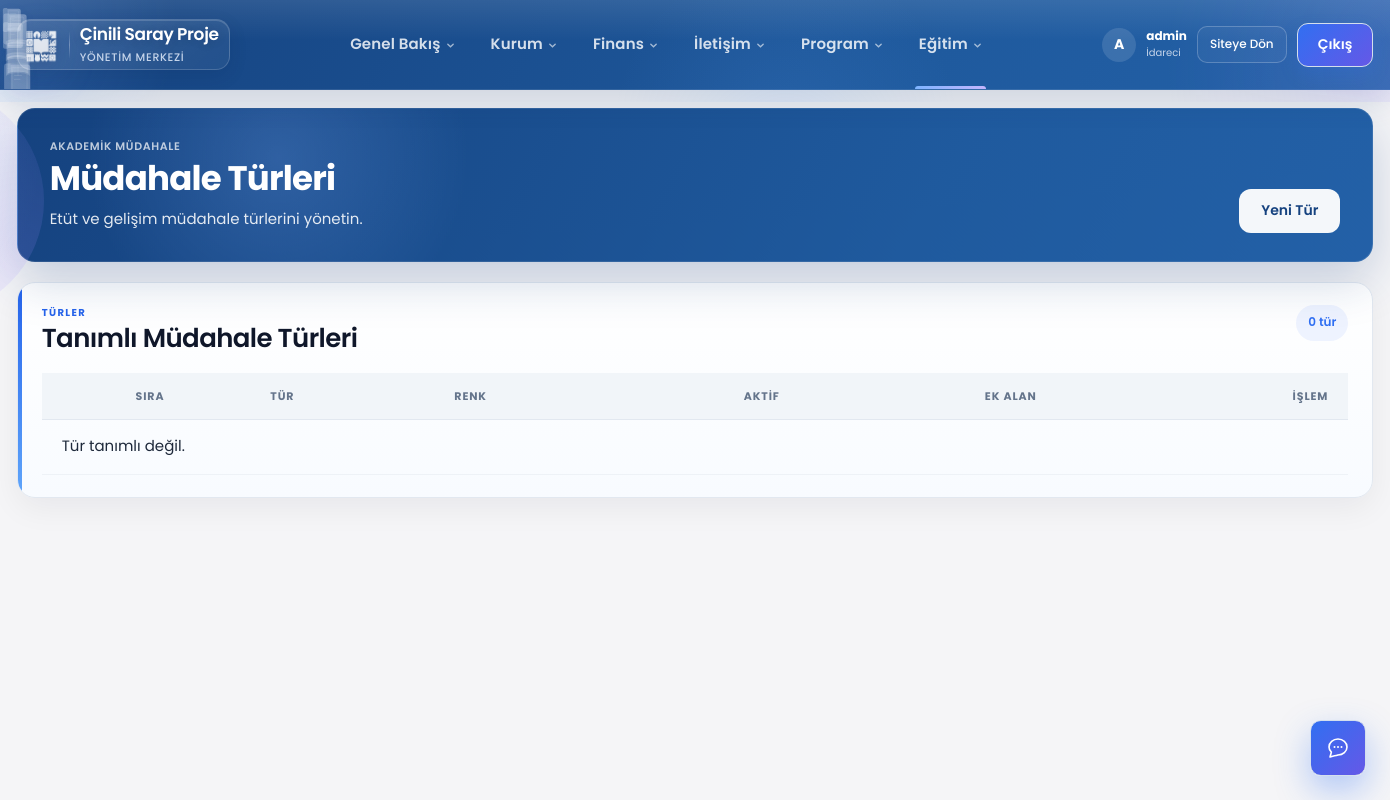
The app's page /yonetim/mudahale-turleri/ (signed in), older data.
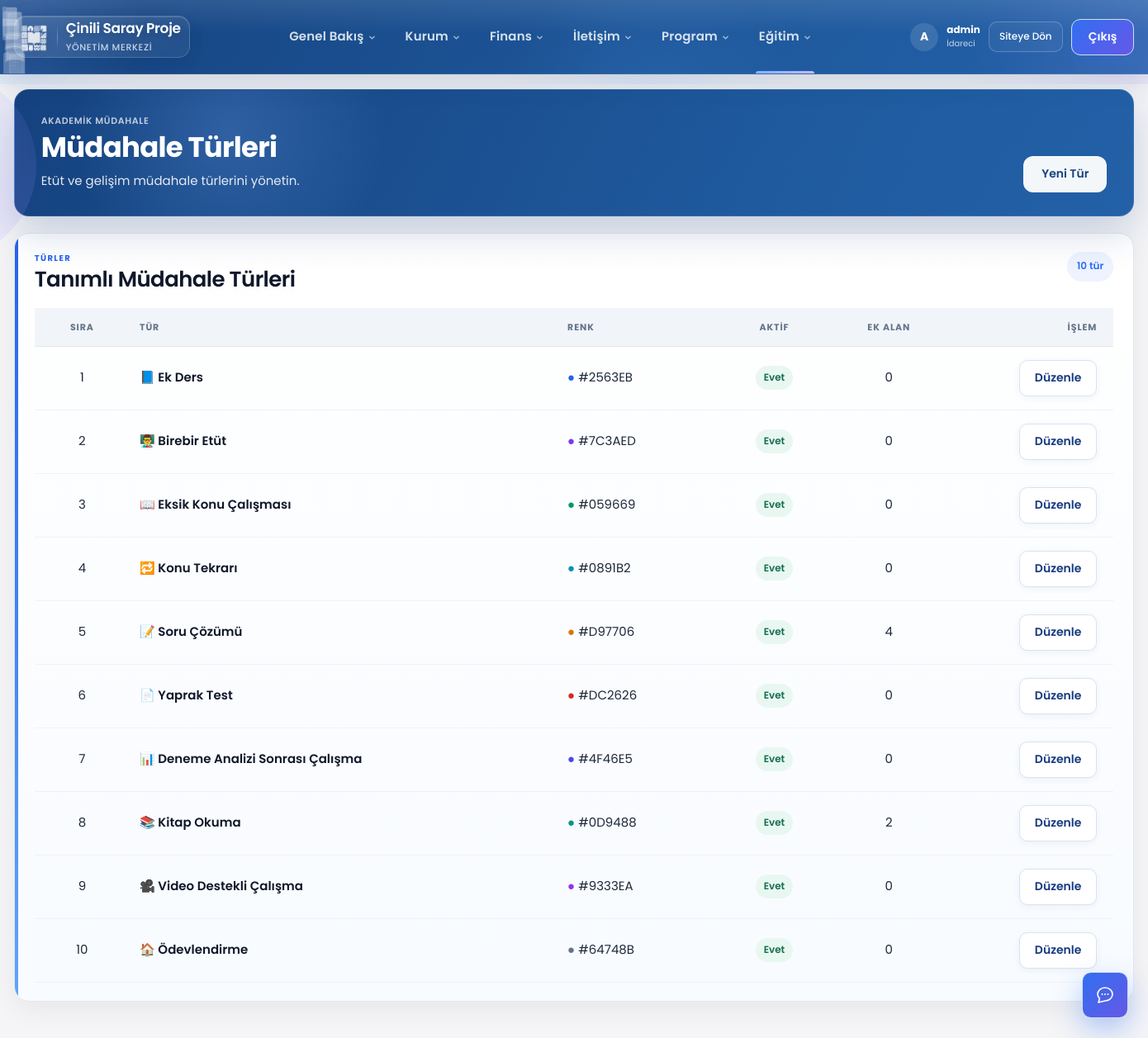
The same page, newer data.
### takip/akademik_mudahale_models.py (models this page shows, shortened)
class MudahaleTuru(models.Model):
    ad = models.CharField(max_length=120, verbose_name="Ad")
    ikon = models.CharField(max_length=8, blank=True, verbose_name="İkon")
    renk = models.CharField(
        max_length=7,
        default="#2563EB",
        verbose_name="Renk",
        help_text="Hex renk kodu (#2563EB)",
    )
    sira = models.PositiveSmallIntegerField(default=0, verbose_name="Sıra")
    aktif = models.BooleanField(default=True, verbose_name="Aktif")
    form_semasi = models.JSONField(
        default=list,
        blank=True,
        verbose_name="Ek form alanları",
        help_text='[{"key":"kaynak","label":"Kaynak","type":"text"}]',
    )
    olusturulma = models.DateTimeField(auto_now_add=True)
    guncellenme = models.DateTimeField(auto_now=True)
    class Meta:
        verbose_name = "Müdahale türü"
        verbose_name_plural = "Müdahale türleri"
        ordering = ["sira", "ad"]

### takip/akademik_mudahale_yonetim_views.py (the view)
@yonetici_gerekli
def mudahale_turu_listesi(request):
    if not can(request.user, "akademik_mudahale", "view"):
        messages.error(request, "Akademik müdahale modülüne erişim yok.")
        return redirect("yonetim:dashboard")
    turler = MudahaleTuru.objects.order_by("sira", "ad")
    return render(
        request,
        "yonetim/mudahale_turu_listesi.html",
        {
            "turler": turler,
            "duzenleyebilir": can(request.user, "akademik_mudahale", "edit"),
        },
    )

### takip/asistan_service.py (called while the page is built)
def asistan_kullanilabilir(user: User) -> bool:
    if not getattr(settings, "AI_ASSISTANT_ENABLED", True):
        return False
    if not user.is_authenticated:
        return False
    if kullanici_veli_mi(user) or kullanici_talebe_mi(user) or ogretmen_paneli_kullanicisi_mi(user):
        return False
    return can(user, "asistan", "view") or user.is_superuser

### takip/ogretmen_service.py (called while the page is built, shortened)
def ogretmen_hocasi_for_user(user: User) -> EtutHocasi | None:
    if not user.is_authenticated:
        return None
    hoca = etut_hocasi_for_user(user)
    if hoca and hoca.aktif:
        return hoca

def kullanici_ogretmen_mi(user: User) -> bool:
    return ogretmen_hocasi_for_user(user) is not None

def ogretmen_paneli_kullanicisi_mi(user: User) -> bool:
    if not kullanici_ogretmen_mi(user):
        return False
    if user.is_superuser:
        return False
    try:
        profil = user.personel_profili
    except Exception:
        return True
    return not profil.aktif

### takip/panel_permissions.py (called while the page is built)
def kullanici_rolu(user: User) -> str | None:
    return kullanici_birincil_rol_slug(user)

def rol_etiketi(user: User) -> str:
    rol = kullanici_rolu(user)
    if not rol:
        return "Personel"
    return ROL_ETIKETLERI.get(rol, "Personel")

### templates/yonetim/mudahale_turu_listesi.html (shortened to what this page needs)
{% extends "yonetim/base.html" %}
{% block content %}
<header class="page-head patterned-page-head yonetim-page-head">
    <div>
        <p class="kicker">AKADEMİK MÜDAHALE</p>
        <h1>Müdahale Türleri</h1>
        <p class="muted">Etüt ve gelişim müdahale türlerini yönetin.</p>
    </div>
    {% if duzenleyebilir %}
    <a href="{% url 'yonetim:mudahale_turu_ekle' %}" class="primary-btn">Yeni Tür</a>
    {% endif %}
</header>
<section class="report-table-card yonetim-table-card">
    <div class="card-heading">
        <div>
            <p class="card-kicker">TÜRLER</p>
            <h2>Tanımlı Müdahale Türleri</h2>
        </div>
        <span class="report-record-count">{{ turler|length }} tür</span>
    </div>
    <div class="responsive-table">
        <table class="report-data-table yonetim-data-table">
            <thead>
                <tr>
                    <th class="yonetim-center-col">Sıra</th>
                    <th>Tür</th>
                    <th>Renk</th>
                    <th class="yonetim-center-col">Aktif</th>
                    <th class="yonetim-center-col">Ek Alan</th>
                    <th class="yonetim-action-col">İşlem</th>
                </tr>
            </thead>
            <tbody>
                {% for tur in turler %}
                <tr>
                    <td class="num-col yonetim-center-col">{{ tur.sira }}</td>
                    <td><strong>{{ tur.ikon }} {{ tur.ad }}</strong></td>
                    <td><span style="color:{{ tur.renk }}">●</span> {{ tur.renk }}</td>
                    <td class="yonetim-center-col">{% if tur.aktif %}<span class="status-pill status-okunuyor">Evet</span>{% else %}<span class="status-pill status-iade">Hayır</span>{% endif %}</td>
                    <td class="num-col yonetim-center-col">{{ tur.form_semasi|length }}</td>
                    <td class="yonetim-action-col">
                        {% if duzenleyebilir %}
                        <a href="{% url 'yonetim:mudahale_turu_duzenle' tur.pk %}" class="yonetim-link">Düzenle</a>
                        {% endif %}
                    </td>
                </tr>
                {% empty %}
                <tr><td colspan="6" class="report-empty">Tür tanımlı değil.</td></tr>
                {% endfor %}
            </tbody>
        </table>
    </div>
</section>
{% endblock %}

Row changes from the older to the newer data that the page shows:
added MudahaleTuru: sira "1", ikon "📘", ad "Ek Ders", renk "#2563EB", aktif "Evet", form_semasi|length "0"
added MudahaleTuru: sira "2", ikon "👨‍🏫", ad "Birebir Etüt", renk "#7C3AED", aktif "Evet", form_semasi|length "0"
added MudahaleTuru: sira "3", ikon "📖", ad "Eksik Konu Çalışması", renk "#059669", aktif "Evet", form_semasi|length "0"
added MudahaleTuru: sira "4", ikon "🔁", ad "Konu Tekrarı", renk "#0891B2", aktif "Evet", form_semasi|length "0"
added MudahaleTuru: sira "5", ikon "📝", ad "Soru Çözümü", renk "#D97706", aktif "Evet", form_semasi|length "4"
added MudahaleTuru: sira "6", ikon "📄", ad "Yaprak Test", renk "#DC2626", aktif "Evet", form_semasi|length "0"
added MudahaleTuru: sira "7", ikon "📊", ad "Deneme Analizi Sonrası Çalışma", renk "#4F46E5", aktif "Evet", form_semasi|length "0"
added MudahaleTuru: sira "8", ikon "📚", ad "Kitap Okuma", renk "#0D9488", aktif "Evet", form_semasi|length "2"
added MudahaleTuru: sira "9", ikon "🎥", ad "Video Destekli Çalışma", renk "#9333EA", aktif "Evet", form_semasi|length "0"
added MudahaleTuru: sira "10", ikon "🏠", ad "Ödevlendirme", renk "#64748B", aktif "Evet", form_semasi|length "0"
Text that changed along with them:
{{ turler|length }}: "0" → "10"
text no longer shown: "Tür tanımlı değil."
